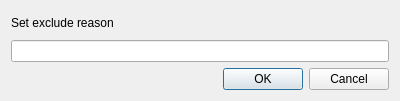
<?xml version="1.0" encoding="UTF-8"?>
<ui version="4.0">
 <class>ExcludeReasonDialog</class>
 <widget class="QDialog" name="ExcludeReasonDialog">
  <property name="geometry">
   <rect>
    <x>0</x>
    <y>0</y>
    <width>400</width>
    <height>101</height>
   </rect>
  </property>
  <property name="sizePolicy">
   <sizepolicy hsizetype="Minimum" vsizetype="Minimum">
    <horstretch>0</horstretch>
    <verstretch>0</verstretch>
   </sizepolicy>
  </property>
  <property name="windowTitle">
   <string>exclude reason</string>
  </property>
  <property name="modal">
   <bool>false</bool>
  </property>
  <layout class="QVBoxLayout" name="verticalLayout">
   <item>
    <widget class="QLabel" name="label">
     <property name="sizePolicy">
      <sizepolicy hsizetype="Minimum" vsizetype="Minimum">
       <horstretch>0</horstretch>
       <verstretch>0</verstretch>
      </sizepolicy>
     </property>
     <property name="text">
      <string>Set exclude reason</string>
     </property>
    </widget>
   </item>
   <item>
    <widget class="QLineEdit" name="lineEdit"/>
   </item>
   <item>
    <widget class="QDialogButtonBox" name="buttonBox">
     <property name="orientation">
      <enum>Qt::Horizontal</enum>
     </property>
     <property name="standardButtons">
      <set>QDialogButtonBox::Cancel|QDialogButtonBox::Ok</set>
     </property>
    </widget>
   </item>
  </layout>
 </widget>
 <resources/>
 <connections>
  <connection>
   <sender>buttonBox</sender>
   <signal>accepted()</signal>
   <receiver>ExcludeReasonDialog</receiver>
   <slot>accept()</slot>
   <hints>
    <hint type="sourcelabel">
     <x>248</x>
     <y>254</y>
    </hint>
    <hint type="destinationlabel">
     <x>157</x>
     <y>274</y>
    </hint>
   </hints>
  </connection>
  <connection>
   <sender>buttonBox</sender>
   <signal>rejected()</signal>
   <receiver>ExcludeReasonDialog</receiver>
   <slot>reject()</slot>
   <hints>
    <hint type="sourcelabel">
     <x>316</x>
     <y>260</y>
    </hint>
    <hint type="destinationlabel">
     <x>286</x>
     <y>274</y>
    </hint>
   </hints>
  </connection>
 </connections>
</ui>
